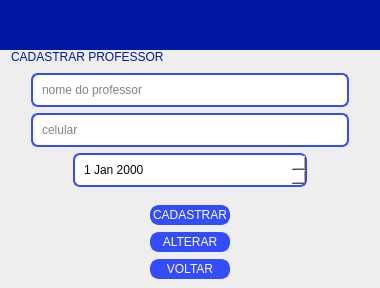
         <widget class="QWidget" name="p3">
          <layout class="QVBoxLayout" name="verticalLayout_6">
           <property name="spacing">
            <number>0</number>
           </property>
           <property name="leftMargin">
            <number>0</number>
           </property>
           <property name="topMargin">
            <number>0</number>
           </property>
           <property name="rightMargin">
            <number>0</number>
           </property>
           <property name="bottomMargin">
            <number>0</number>
           </property>
           <item>
            <widget class="QFrame" name="frame">
             <property name="frameShape">
              <enum>QFrame::NoFrame</enum>
             </property>
             <property name="frameShadow">
              <enum>QFrame::Raised</enum>
             </property>
             <layout class="QGridLayout" name="gridLayout_3">
              <property name="leftMargin">
               <number>0</number>
              </property>
              <property name="topMargin">
               <number>0</number>
              </property>
              <property name="rightMargin">
               <number>0</number>
              </property>
              <property name="bottomMargin">
               <number>0</number>
              </property>
              <property name="spacing">
               <number>0</number>
              </property>
              <item row="0" column="0">
               <widget class="QFrame" name="frame_top_bar">
                <property name="minimumSize">
                 <size>
                  <width>0</width>
                  <height>50</height>
                 </size>
                </property>
                <property name="maximumSize">
                 <size>
                  <width>16777215</width>
                  <height>60</height>
                 </size>
                </property>
                <property name="styleSheet">
                 <string notr="true">background-color: rgb(0, 24, 162);
</string>
                </property>
                <property name="frameShape">
                 <enum>QFrame::NoFrame</enum>
                </property>
                <property name="frameShadow">
                 <enum>QFrame::Raised</enum>
                </property>
               </widget>
              </item>
              <item row="1" column="0">
               <widget class="QFrame" name="frame_8">
                <property name="styleSheet">
                 <string notr="true">background-color: rgb(0, 77, 231);</string>
                </property>
                <property name="frameShape">
                 <enum>QFrame::NoFrame</enum>
                </property>
                <property name="frameShadow">
                 <enum>QFrame::Raised</enum>
                </property>
                <layout class="QVBoxLayout" name="verticalLayout_11">
                 <property name="spacing">
                  <number>0</number>
                 </property>
                 <property name="leftMargin">
                  <number>0</number>
                 </property>
                 <property name="topMargin">
                  <number>0</number>
                 </property>
                 <property name="rightMargin">
                  <number>0</number>
                 </property>
                 <property name="bottomMargin">
                  <number>0</number>
                 </property>
                 <item>
                  <widget class="QFrame" name="frame_2">
                   <property name="maximumSize">
                    <size>
                     <width>16777215</width>
                     <height>50</height>
                    </size>
                   </property>
                   <property name="styleSheet">
                    <string notr="true">background-color: rgb(238, 238, 238);</string>
                   </property>
                   <property name="frameShape">
                    <enum>QFrame::NoFrame</enum>
                   </property>
                   <property name="frameShadow">
                    <enum>QFrame::Raised</enum>
                   </property>
                   <layout class="QVBoxLayout" name="verticalLayout_14" stretch="0">
                    <property name="spacing">
                     <number>0</number>
                    </property>
                    <property name="leftMargin">
                     <number>11</number>
                    </property>
                    <property name="topMargin">
                     <number>0</number>
                    </property>
                    <property name="rightMargin">
                     <number>0</number>
                    </property>
                    <property name="bottomMargin">
                     <number>0</number>
                    </property>
                    <item>
                     <widget class="QLabel" name="label_4">
                      <property name="maximumSize">
                       <size>
                        <width>250</width>
                        <height>16777215</height>
                       </size>
                      </property>
                      <property name="styleSheet">
                       <string notr="true">font: 16pt &quot;Franklin Gothic Medium&quot;;
color: rgb(0, 24, 162);</string>
                      </property>
                      <property name="frameShape">
                       <enum>QFrame::NoFrame</enum>
                      </property>
                      <property name="text">
                       <string>CADASTRAR PROFESSOR</string>
                      </property>
                     </widget>
                    </item>
                   </layout>
                  </widget>
                 </item>
                 <item>
                  <widget class="QFrame" name="frame_10">
                   <property name="styleSheet">
                    <string notr="true">background-color: rgb(238, 238, 238);</string>
                   </property>
                   <property name="frameShape">
                    <enum>QFrame::NoFrame</enum>
                   </property>
                   <property name="frameShadow">
                    <enum>QFrame::Raised</enum>
                   </property>
                   <layout class="QVBoxLayout" name="verticalLayout_15">
                    <item alignment="Qt::AlignHCenter">
                     <widget class="QLineEdit" name="lineEdit_6">
                      <property name="styleSheet">
                       <string notr="true">QLineEdit {
	width: 300px;
	background-color: white;
	color: rgb(0,10,10);
	border-radius: 7px;  border: 2px solid  rgb(52, 76, 250);
	padding: 7px
}</string>
                      </property>
                      <property name="placeholderText">
                       <string>nome do professor</string>
                      </property>
                     </widget>
                    </item>
                    <item alignment="Qt::AlignHCenter">
                     <widget class="QLineEdit" name="lineEdit_7">
                      <property name="styleSheet">
                       <string notr="true">QLineEdit {
	width: 300px;
	background-color: white;
	color: rgb(0,10,10);
	border-radius: 7px;  border: 2px solid  rgb(52, 76, 250);
	padding: 7px
}</string>
                      </property>
                      <property name="text">
                       <string/>
                      </property>
                      <property name="placeholderText">
                       <string>celular</string>
                      </property>
                     </widget>
                    </item>
                    <item alignment="Qt::AlignHCenter">
                     <widget class="QDateEdit" name="dateEdit_2">
                      <property name="styleSheet">
                       <string notr="true">width: 200px;
background-color: white;
color: rgb(0,10,10);
border-radius: 7px;  border: 2px solid  rgb(52, 76, 250);
padding: 7px</string>
                      </property>
                      <property name="dateTime">
                       <datetime>
                        <hour>0</hour>
                        <minute>0</minute>
                        <second>0</second>
                        <year>2000</year>
                        <month>1</month>
                        <day>1</day>
                       </datetime>
                      </property>
                     </widget>
                    </item>
                   </layout>
                  </widget>
                 </item>
                </layout>
               </widget>
              </item>
              <item row="2" column="0">
               <widget class="QFrame" name="frame_9">
                <property name="maximumSize">
                 <size>
                  <width>16777215</width>
                  <height>130</height>
                 </size>
                </property>
                <property name="styleSheet">
                 <string notr="true">background-color: rgb(132, 132, 65);</string>
                </property>
                <property name="frameShape">
                 <enum>QFrame::NoFrame</enum>
                </property>
                <property name="frameShadow">
                 <enum>QFrame::Raised</enum>
                </property>
                <layout class="QVBoxLayout" name="verticalLayout_12">
                 <property name="spacing">
                  <number>0</number>
                 </property>
                 <property name="leftMargin">
                  <number>0</number>
                 </property>
                 <property name="topMargin">
                  <number>0</number>
                 </property>
                 <property name="rightMargin">
                  <number>0</number>
                 </property>
                 <property name="bottomMargin">
                  <number>0</number>
                 </property>
                 <item>
                  <widget class="QFrame" name="frame_11">
                   <property name="maximumSize">
                    <size>
                     <width>16777215</width>
                     <height>130</height>
                    </size>
                   </property>
                   <property name="styleSheet">
                    <string notr="true">background-color: rgb(238, 238, 238);</string>
                   </property>
                   <property name="frameShape">
                    <enum>QFrame::NoFrame</enum>
                   </property>
                   <property name="frameShadow">
                    <enum>QFrame::Raised</enum>
                   </property>
                   <layout class="QVBoxLayout" name="verticalLayout_16">
                    <property name="spacing">
                     <number>7</number>
                    </property>
                    <property name="leftMargin">
                     <number>150</number>
                    </property>
                    <property name="rightMargin">
                     <number>150</number>
                    </property>
                    <item>
                     <widget class="QPushButton" name="pushButton_9">
                      <property name="maximumSize">
                       <size>
                        <width>16777215</width>
                        <height>50</height>
                       </size>
                      </property>
                      <property name="styleSheet">
                       <string notr="true">QPushButton {
	color: white;
	background-color: rgb(52, 76, 250);
	border-radius: 9px; border: 3px solid  rgb(52, 76, 250);
}

QPushButton:hover {
	background-color: rgb(32, 48, 168);
border-radius: 9px; border: 3px solid  rgb(32, 48, 168);
}</string>
                      </property>
                      <property name="text">
                       <string>CADASTRAR</string>
                      </property>
                     </widget>
                    </item>
                    <item>
                     <widget class="QPushButton" name="pushButton_10">
                      <property name="maximumSize">
                       <size>
                        <width>16777215</width>
                        <height>50</height>
                       </size>
                      </property>
                      <property name="styleSheet">
                       <string notr="true">QPushButton {
	color: white;
	background-color: rgb(52, 76, 250);
	border-radius: 9px; border: 3px solid  rgb(52, 76, 250);
}

QPushButton:hover {
	background-color: rgb(32, 48, 168);
border-radius: 9px; border: 3px solid  rgb(32, 48, 168);
}</string>
                      </property>
                      <property name="text">
                       <string>ALTERAR</string>
                      </property>
                     </widget>
                    </item>
                    <item>
                     <widget class="QPushButton" name="pushButton_16">
                      <property name="maximumSize">
                       <size>
                        <width>16777215</width>
                        <height>50</height>
                       </size>
                      </property>
                      <property name="styleSheet">
                       <string notr="true">QPushButton {
	color: white;
	background-color: rgb(52, 76, 250);
	border-radius: 9px; border: 3px solid  rgb(52, 76, 250);
}

QPushButton:hover {
	background-color: rgb(32, 48, 168);
border-radius: 9px; border: 3px solid  rgb(32, 48, 168);
}</string>
                      </property>
                      <property name="text">
                       <string>VOLTAR</string>
                      </property>
                     </widget>
                    </item>
                   </layout>
                  </widget>
                 </item>
                </layout>
               </widget>
              </item>
             </layout>
            </widget>
           </item>
          </layout>
         </widget>
